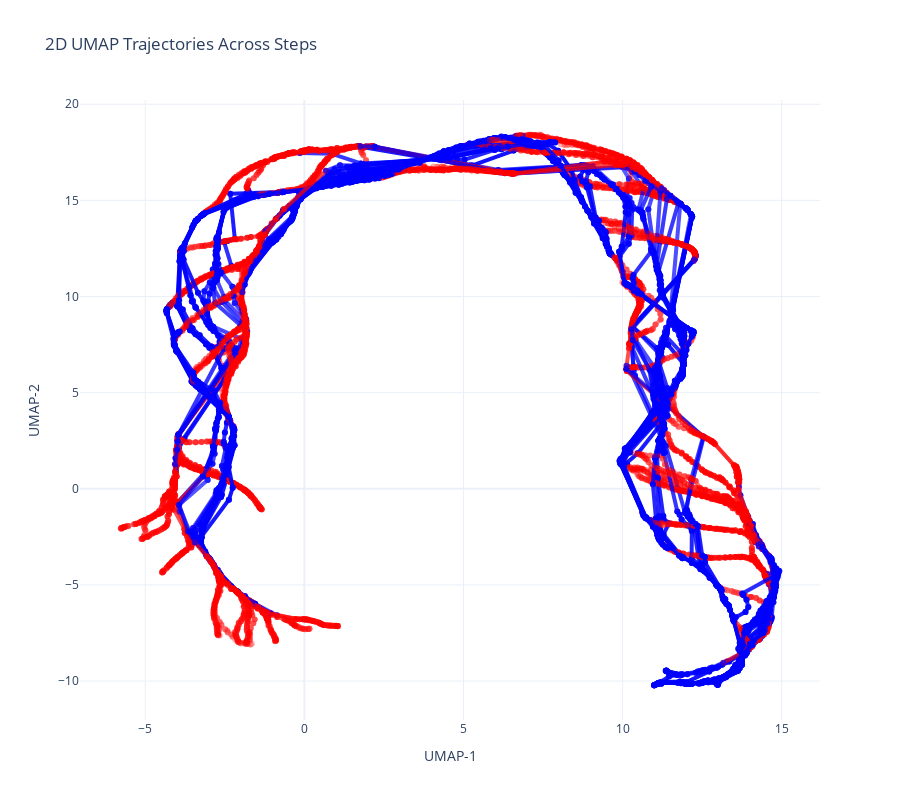

Notebook cell for this chart:
### Code cell
plot_umap_all_steps(healthy_steps)
